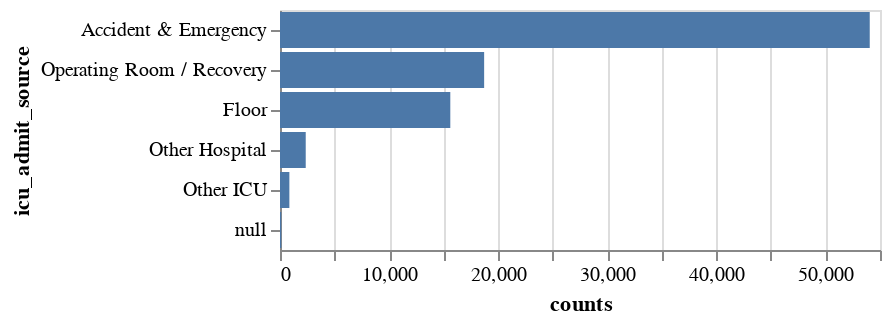

This figure's notebook cell:
### Code cell
icu_admit_source = null_col_vals.select(pl.col("icu_admit_source")).to_series().value_counts(sort=True).to_pandas()

alt.Chart(icu_admit_source).mark_bar().encode(
    alt.Y('icu_admit_source:N', sort=alt.EncodingSortField(field="counts", order='descending')),
    alt.X('counts')
)

### Figure 1 — Vega-Lite specification as saved in the notebook (floating-point values rounded to 4 significant figures)
{"config": {"view": {"continuousWidth": 300, "continuousHeight": 300}}, "data": {"name": "data-a53ac11e9c2e0c355526fac4f118a7cc"}, "mark": {"type": "bar"}, "encoding": {"x": {"field": "counts", "type": "quantitative"}, "y": {"field": "icu_admit_source", "sort": {"field": "counts", "order": "descending"}, "type": "nominal"}}, "$schema": "https://vega.github.io/schema/vega-lite/v5.15.1.json", "datasets": {"data-a53ac11e9c2e0c355526fac4f118a7cc": [{"icu_admit_source": "Accident & Emergency", "counts": 54060}, {"icu_admit_source": "Operating Room / Recovery", "counts": 18713}, {"icu_admit_source": "Floor", "counts": 15611}, {"icu_admit_source": "Other Hospital", "counts": 2358}, {"icu_admit_source": "Other ICU", "counts": 859}, {"icu_admit_source": null, "counts": 112}]}}
